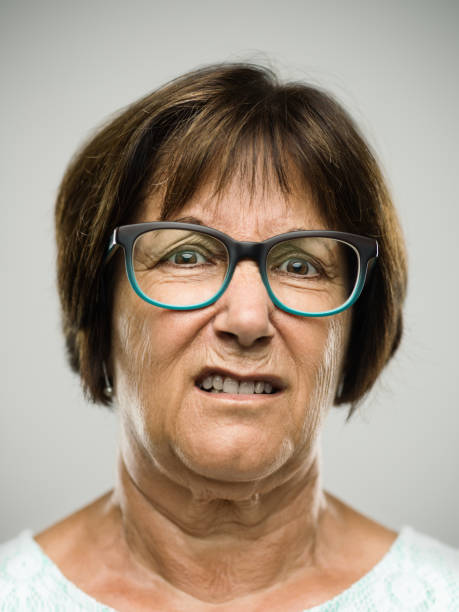
#> input picture testpics/angry.jpg, 459 x 612 px
$ python -i preprocess.py   (imports and definitions only)
#> lines starting #> are read from the running program, lines starting #| are printed output that depends on the picture
#> further down, picture is the input picture: shape (612, 459, 3); mean B, G, R 133, 148.8, 164.8
import cv2
import numpy as np

def preprocess_frame(frame):
    """
    Preprocess a single frame for the emotion detection model.

    Args:
        frame (numpy.ndarray): Input frame captured from the webcam.

    Returns:
        numpy.ndarray: Preprocessed frame ready for model prediction, or None if preprocessing fails.
    """
    try:
        # Convert the frame to grayscale as the model expects grayscale images
        gray_frame = cv2.cvtColor(frame, cv2.COLOR_BGR2GRAY)
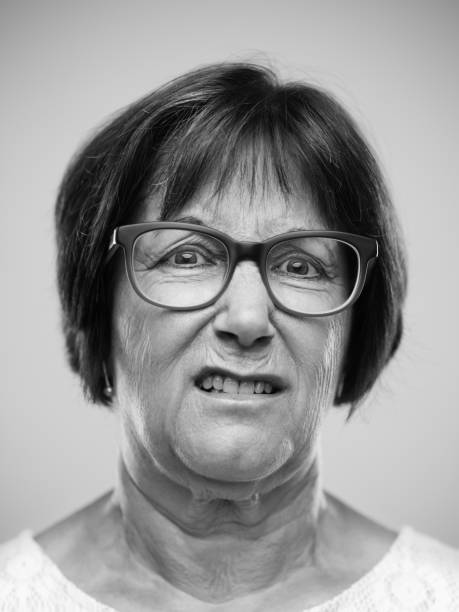
#> gray_frame: shape (612, 459); min 0, max 254, mean 151.8

        # Detect faces in the frame using Haar cascade
        face_cascade = cv2.CascadeClassifier(cv2.data.haarcascades + 'haarcascade_frontalface_default.xml')
        faces = face_cascade.detectMultiScale(gray_frame, scaleFactor=1.3, minNeighbors=5, minSize=(48, 48))
#> faces = [[114, 153, 271, 271]]

        if len(faces) == 0:
            # No face detected
            return None

        # Extract the first face detected
        x, y, w, h = faces[0]
#> x = 114; y = 153; w = 271; h = 271
        face = gray_frame[y:y+h, x:x+w]
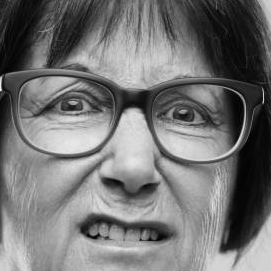
#> face: shape (271, 271); min 0, max 254, mean 116.3

        # Resize the face to the input size required by the model
        resized_face = cv2.resize(face, (48, 48))
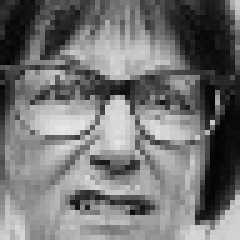
#> resized_face: shape (48, 48) (shown 5 times larger); min 3, max 230, mean 116

        # Normalize pixel values to the range [0, 1]
        normalized_face = resized_face / 255.0

        # Expand dimensions to match the model's input shape (1, 48, 48, 1)
        preprocessed_face = np.expand_dims(normalized_face, axis=(0, -1))

        return preprocessed_face
    except Exception as e:
        print(f"Error in preprocessing frame: {e}")
        return None

>>> import cv2
>>> picture = cv2.imread('testpics/angry.jpg')
>>> result = preprocess_frame(picture)

$ run again, on testpics/disgusted6.jpg
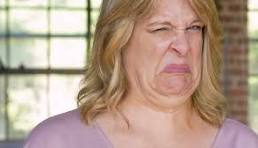
#> input picture testpics/disgusted6.jpg, 258 x 148 px
#> picture is the input picture: shape (148, 258, 3); mean B, G, R 139.3, 156.4, 180.6
#> in preprocess_frame, `gray_frame = cv2.cvtColor(frame, cv2.COLOR_BGR2GRAY)`:
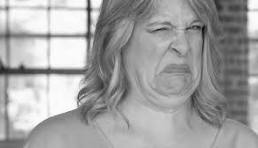
#> gray_frame: shape (148, 258); min 8, max 255, mean 161.7
#> faces = [[144, 4, 68, 68]]
#> x = 144; y = 4; w = 68
#> in preprocess_frame, `resized_face = cv2.resize(face, (48, 48))`:
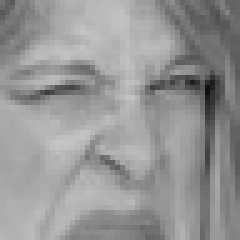
#> resized_face: shape (48, 48) (shown 5 times larger); min 16, max 197, mean 149.6

$ run again, on testpics/disgusted7.jpg
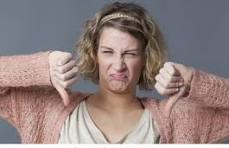
#> input picture testpics/disgusted7.jpg, 229 x 148 px
#> picture is the input picture: shape (148, 229, 3); mean B, G, R 127.3, 129.2, 145.6
#> in preprocess_frame, `gray_frame = cv2.cvtColor(frame, cv2.COLOR_BGR2GRAY)`:
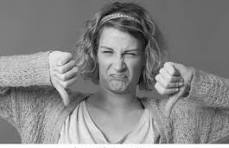
#> gray_frame: shape (148, 229); min 5, max 255, mean 133.9
#> faces = [[89, 30, 60, 60]]
#> x = 89; y = 30; w = 60
#> in preprocess_frame, `resized_face = cv2.resize(face, (48, 48))`:
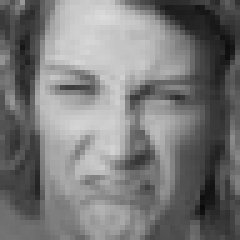
#> resized_face: shape (48, 48) (shown 5 times larger); min 10, max 220, mean 120.9
